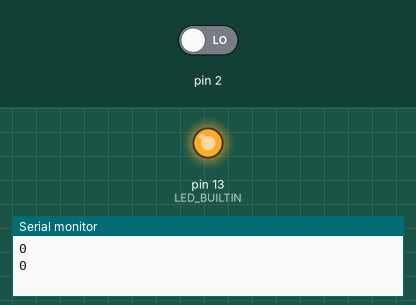
Simulated run of this sketch. Board: Arduino Uno, built with avr-gcc and run on an emulated ATmega328P. On the bench: output pins drawn as LEDs (lit = HIGH), the last lines printed to the serial monitor. The inputs (shaded band) are chosen by the test bench; at power-on: pin 2 LOW.

Above: at 1.2 s.
1.3 s: pin 2 driven HIGH
At 2.6 s:
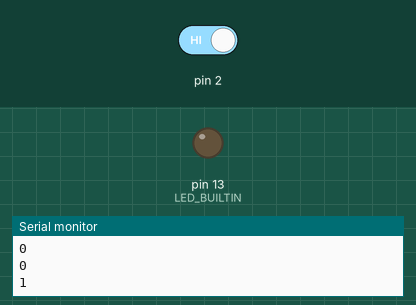
Timing chart, 0 to 4.3 s (numbered marks = the images above; inputs shaded):
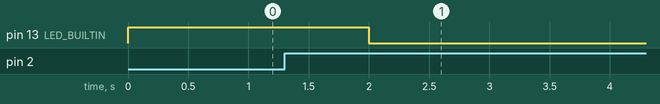

The sketch:

Puerto.ino
```cpp
/* Script de led intermitente y contador, haciendo uso de la función
    de interrupción externa por puerto  */


const int BOTON_INT = 0;
int cuenta = 0;
boolean estado = true;


void setup()
{
    pinMode(LED_BUILTIN, OUTPUT);
    Serial.begin(9600);
    attachInterrupt(BOTON_INT, swap, RISING);
}

void loop()
{
    digitalWrite(LED_BUILTIN,estado);
    Serial.println(cuenta);
    delay(1000);
}


void swap()
{
    cuenta++;
    estado = !estado;
}
```

Measured:
- after the input at 1.3 s, pin 13 (LED_BUILTIN): HIGH → LOW after 0.70 s
